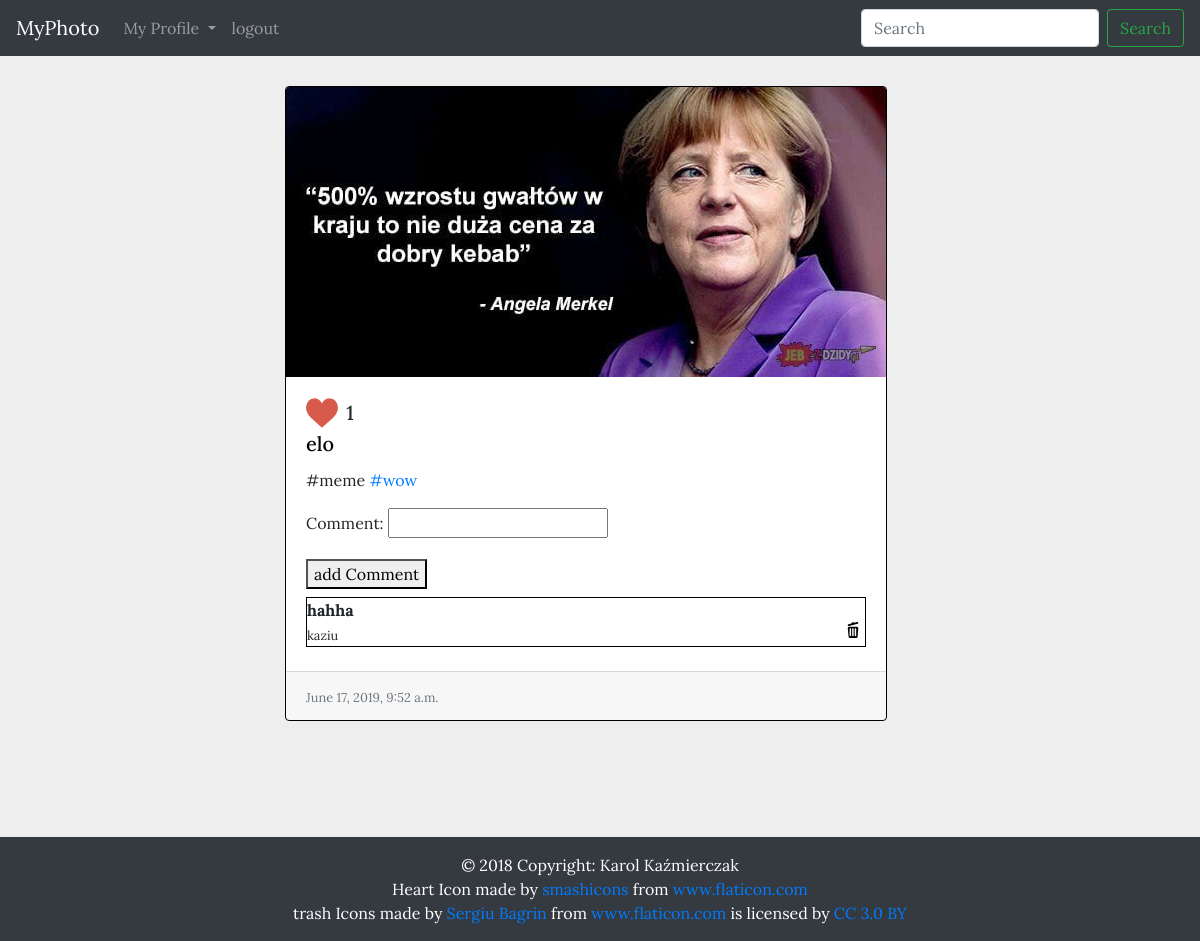
The app's page /p/uywanOdPUCXcLZvF8bsCnObOL/ (signed in), older data.
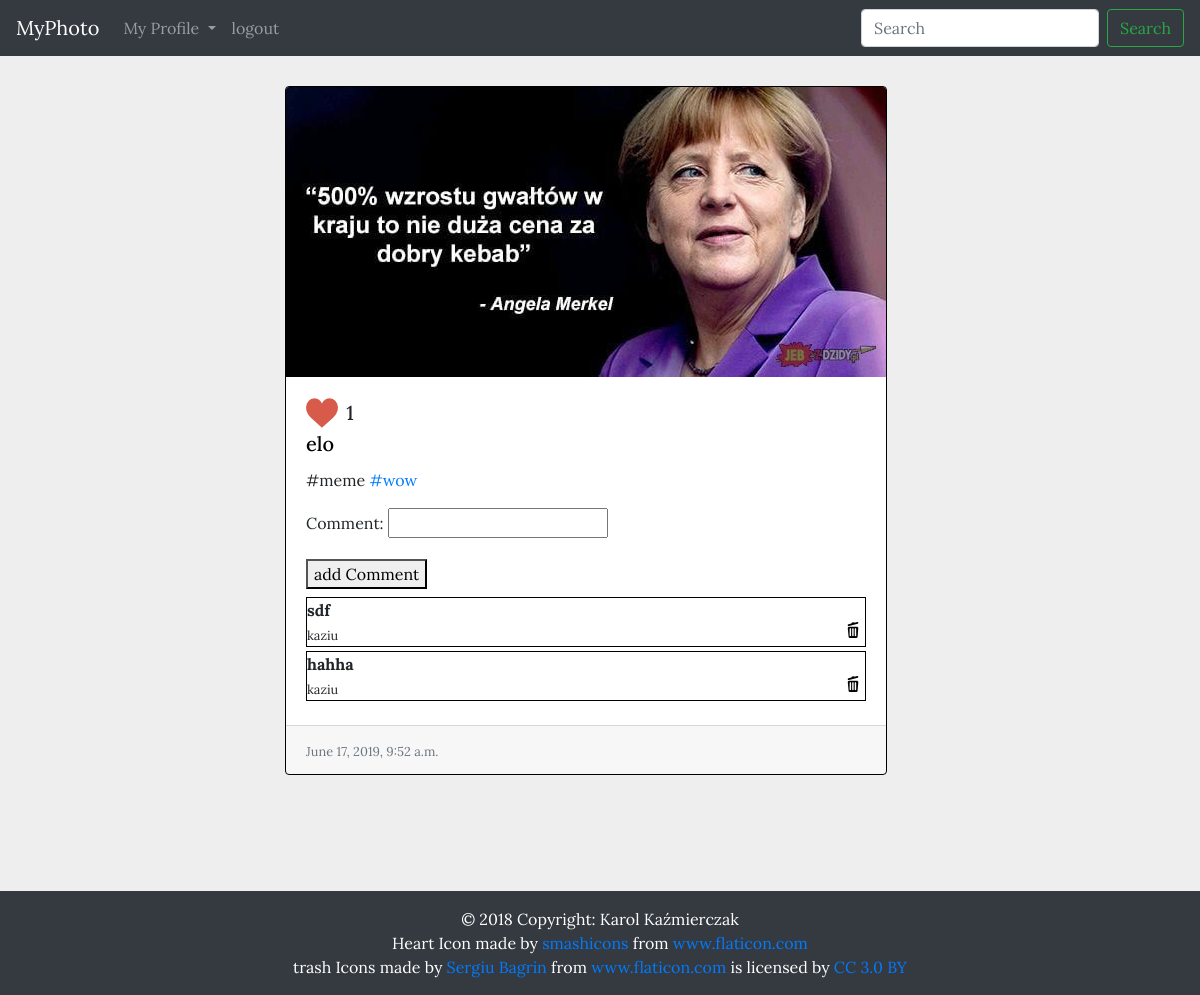
The same page, newer data.
### Photo/models.py (models this page shows)
class Coments(models.Model):
    author = models.ForeignKey(User, on_delete=models.CASCADE, null=False)
    photo = models.ForeignKey(Photo, on_delete=models.CASCADE, null=False)
    comment = models.CharField(max_length=240, null=False)
    data = models.DateTimeField(auto_now_add=True)
    class Meta:
        ordering = ['-data', '-author']

### Photo/views.py (the view, shortened to what this page needs)
# urls.py: path('<str:slug>/',show_photo),
@login_required
def show_photo(request,slug):
    form =  addComment()
    obj = Photo.objects.filter(slug=slug)
    photo_like = UserLike.objects.filter(user=request.user, photo=obj.first(), islike=True)
    com = Coments.objects.filter(photo__in=obj)
    context = {
        'photo': obj.first(),
        'form': form,
        'comments': com,
        "toBottom": True
    }
    if len(photo_like) > 0:
        context['like'] = True
    else:
        context['like'] = False
    return render(request, 'photo.html', context)

### Photo/forms.py
class addComment(forms.ModelForm):
    class Meta:
        model = Coments
        fields = ['comment']

### Photo/templates/photo.html (shortened to what this page needs)
{% extends 'base.html' %}
{% block css %} /assets/css/main.css {% endblock %}
{% block content %}
<div class="row">
    {% if like %}
        {% include 'photo/photo_tem.html' with photo=photo a=False like=True id=1 addComment=True form=form%}
    {% else %}
        {% include 'photo/photo_tem.html' with photo=photo a=False like=False id=1  addComment=True form=form%}
    {%endif %}
</div>
{% endblock %}

### templates/photo/photo_tem.html
<div class="card-deck {% if mb %} mb-3 {% endif %}">
    <div class="card-deck">
      <div class="card">
          {% if a %}
              <a href="{{photo.get_absolute_url}}">
                <img class="card-img-top" src="{{ photo.image.url }}" alt="Card image cap">
              </a>
          {% else %}
            <img class="card-img-top" src="{{ photo.image.url }}" alt="Card image cap">
          {%endif %}
        <div class="card-body">
          <h5 class="card-title">
            {% if like %}
              <button type="submit" onclick="unlike({{id}},{{photo.pk}})"id="{{id}}" class="like btn"></button>
            {% elif not like %}
              <button onclick="like({{id}},{{photo.pk}})"id="{{id}}" class="unlike btn"></button>
          {% endif %}
          <span id="like{{id}}">{{ photo.like }}</span>
          <br>
              <a class="toProf" href="/u/{{photo.author.username}}"> {{ photo.author.username }} </a>
          </h5>
          <p class="card-text description">{{ photo.description }}</p>
            {% if addComment %}
                {{ form.as_p }}
                <button class="mb-2" onclick="addComment({{photo.pk}},'{{request.user}}')">add Comment</button>
                <div  id="allCom">
                {% for com in comments %}
                    <div class="mb-1 comments" id="com{{com.pk}}" >
                        <b>{{ com.comment }}</b>
                        <br>
                        <small>{{ com.author}}</small>
                         <img onclick="deleteCom({{com.pk}})"  src="/assets/icon/trash-can.png">
                    </div>
                {% endfor %}
                </div>
            {% else %}
                <a class="link" href="{{photo.get_absolute_url}}">add comment</a>
            {% endif %}
        </div>
        <div class="card-footer">
          <small class="text-muted">{{ photo.publish_date}}</small>
        </div>
      </div>
    </div>
</div>

Row changes from the older to the newer data that the page shows:
added Coments: comment "sdf", author "kaziu"
